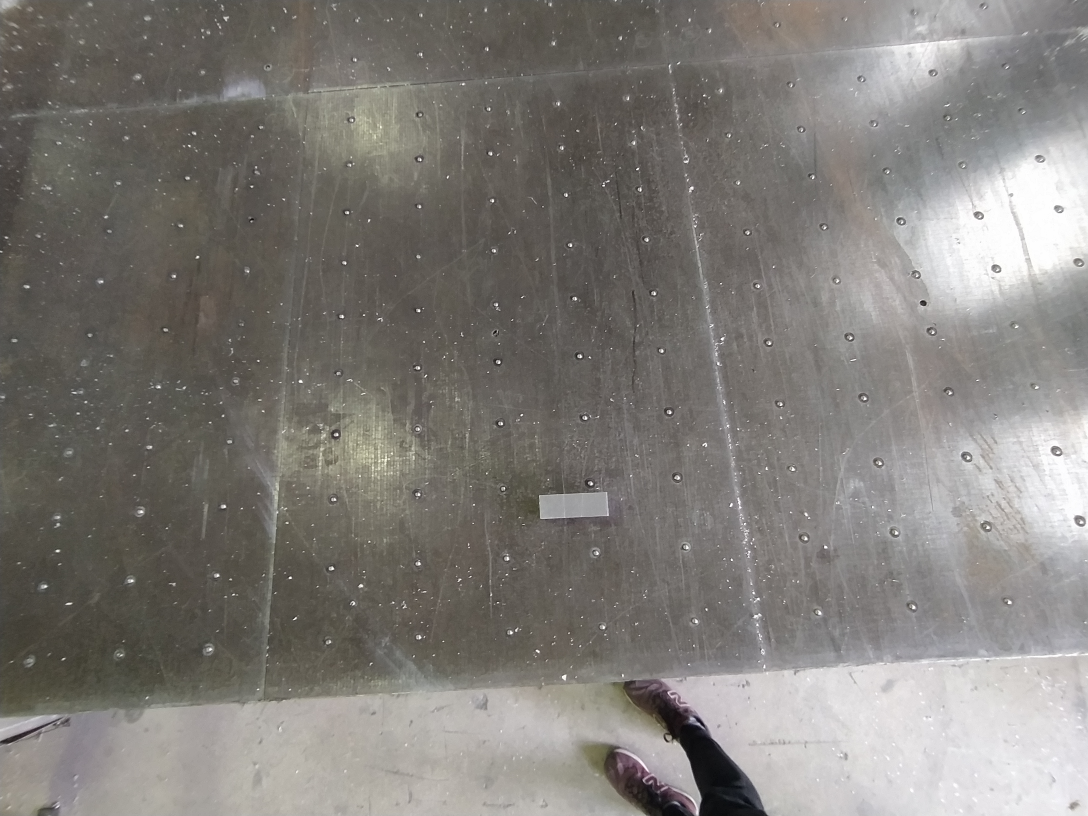
#> input picture jc2.jpg, 3264 x 2448 px (shown at 1/3 size)
$ python -i utils.py   (imports and definitions only)
#> lines starting #> are read from the running program, lines starting #| are printed output that depends on the picture; after the words box and inside, x2 and y2 are one past the last pixel; in counts of white or black regions, pixels touching at a corner belong together
#> further down, picture is the input picture: shape (2448, 3264, 3); mean B, G, R 121.1, 125.5, 128.8
import cv2
import numpy as np
import math


def getContours(img, cThr=[100, 100], showCanny=False, minArea=1000, filter=0, draw=False):
#> called with showCanny = False, minArea = 1000, filter = 0, draw = False
    imgGrey = cv2.cvtColor(img, cv2.COLOR_BGR2GRAY)  # convert into greyscale
    imgBlur = cv2.GaussianBlur(imgGrey, (5, 5), 1)
    imgCanny = cv2.Canny(imgBlur, cThr[0], cThr[1])
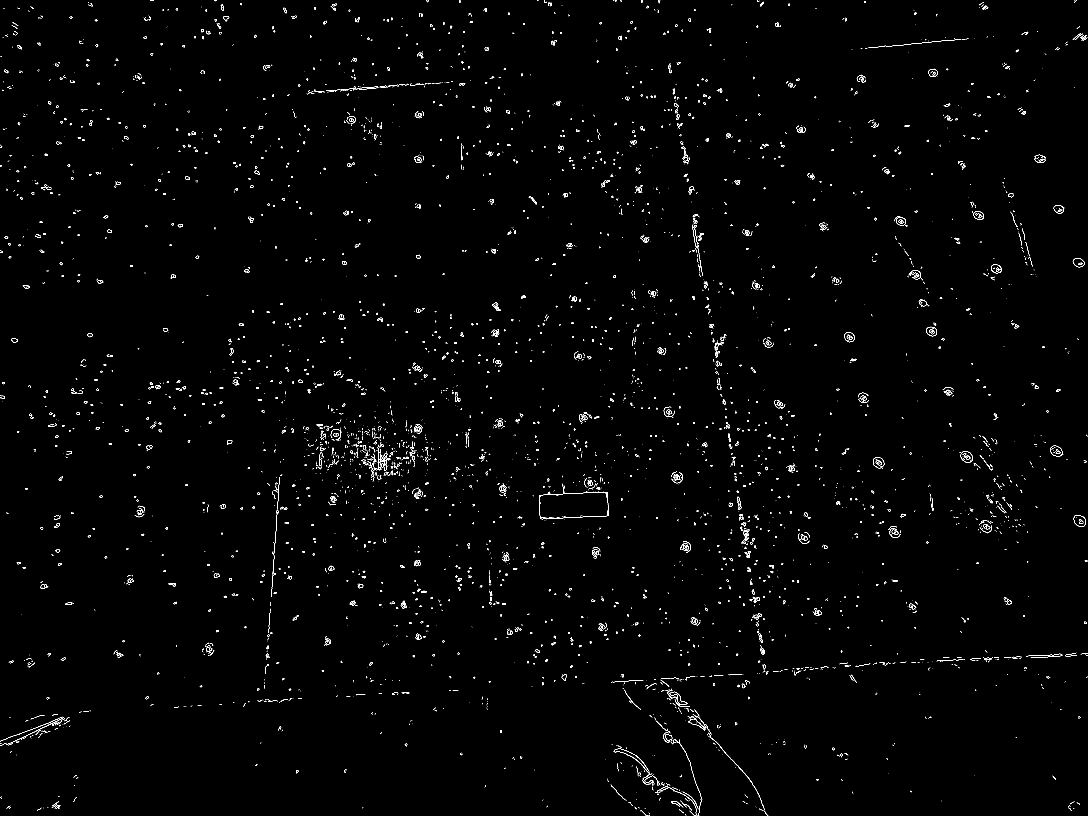
#> imgCanny: shape (2448, 3264) (shown at 1/3 size); 0.76% white in thin lines or dots
    kernel = np.ones((2, 2))
    imgDial = cv2.dilate(imgCanny, kernel, iterations=3)
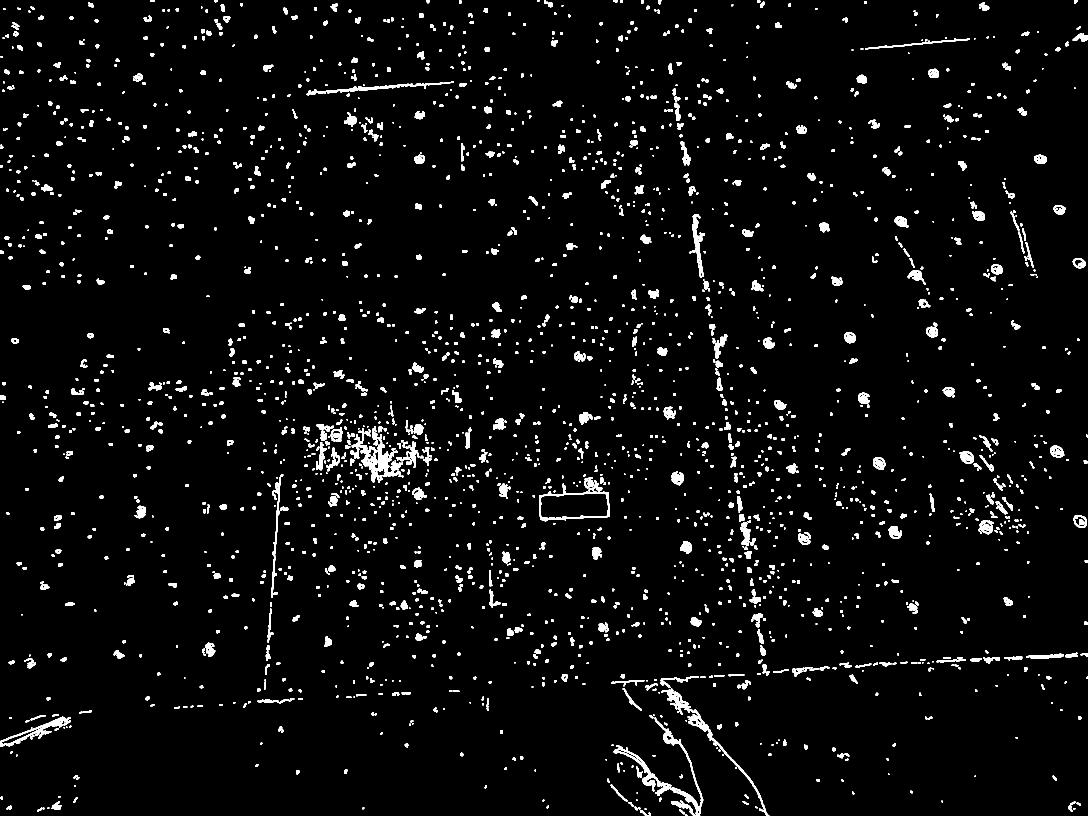
#> imgDial: shape (2448, 3264) (shown at 1/3 size); 3.5% white; 2593 white regions (212 under 20 px), largest, box (x1, y1, x2, y2) and area: (1841, 2152, 2110, 2448) 7760, (1051, 1285, 1209, 1447) 6821, (0, 2150, 213, 2241) 3427
    imgThreshold = cv2.erode(imgDial, kernel, iterations=2)
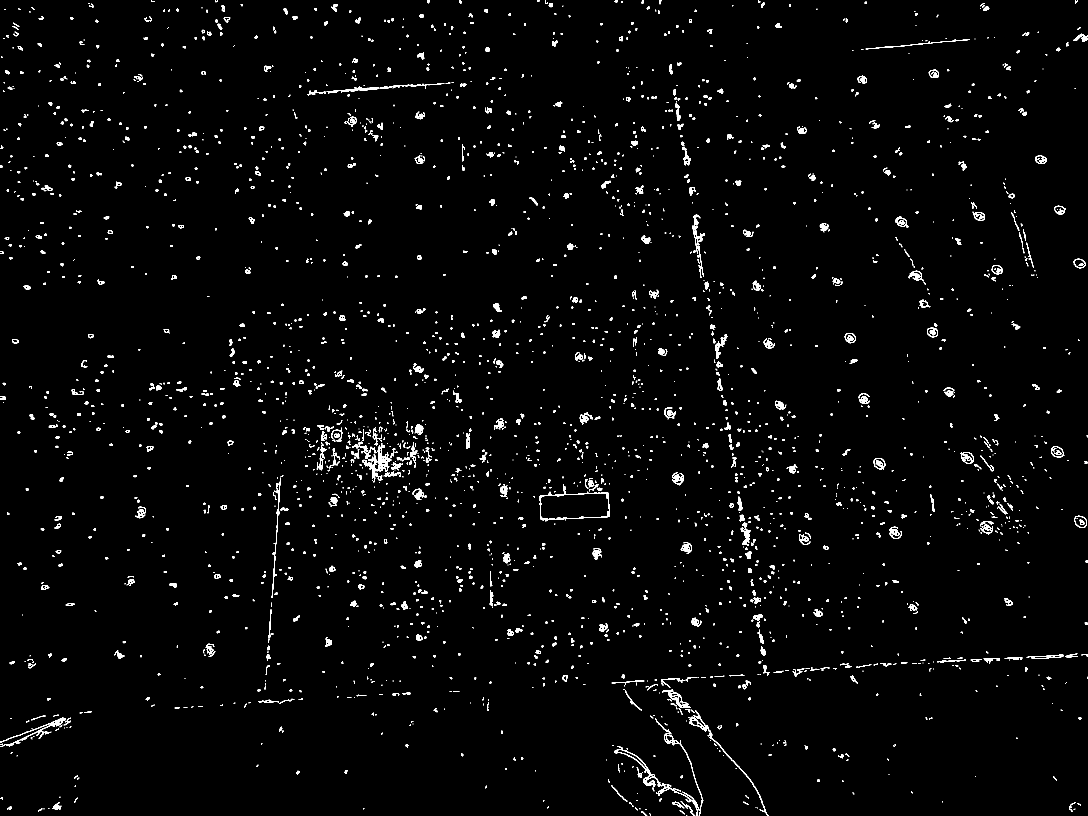
#> imgThreshold: shape (2448, 3264) (shown at 1/3 size); 1.9% white; 2761 white regions (957 under 20 px)

    if showCanny:
        resized = cv2.resize(imgThreshold, (0, 0), None, 0.5, 0.5)
        cv2.namedWindow('Canny', cv2.WINDOW_NORMAL)

        cv2.imshow('Canny', resized)

    contours, hierarchy = cv2.findContours(
        imgThreshold, cv2.RETR_TREE, cv2.CHAIN_APPROX_SIMPLE)
#> contours = 3111 contours, 1518 with area under 20; largest, box (x1, y1, x2, y2) and area: (1619, 1453, 1830, 1564) 15266, (1620, 1479, 1828, 1559) 14087, (1843, 2154, 2110, 2448) 4144, (1086, 1329, 1202, 1447) 2724, (2065, 2131, 2306, 2448) 2014

    finalContours = []

    for i in contours:
        area = cv2.contourArea(i)
        if area > minArea:
            perimeter = cv2.arcLength(i, True)
            approx = cv2.approxPolyDP(i, 0.02*perimeter, True)
            bbox = cv2.boundingRect(approx)
            if filter > 0:
                if len(approx) == filter:
                    finalContours.append([len(approx), area, approx, bbox, i])
            else:
                finalContours.append([len(approx), area, approx, bbox, i])
#> this loop made 3111 passes
#> (area, perimeter, approx, bbox) on passes 120, 141, 156, 1091: (4144.5, 2149.4, [[1966, 2154], [2100, 2428], [1843, 2257], [2099, 2447]], (1843, 2154, 258, 294)), (1428.5, 1023.9, [[197, 2156], [0, 2240], [126, 2194], [118, 2216]], (0, 2156, 198, 85)), (2013.5, 998.3, [[2085, 2131], [2067, 2169], [2125, 2188], [2305, 2447]], (2067, 2131, 239, 317)), (14087, 577.9, [[1820, 1483], [1821, 1550], [1623, 1552], [1625, 1488]], (1623, 1483, 199, 70))
#> (area, perimeter, bbox) on passes 208, 899, 1089, 1314, 1404, 2329: (1179, 337.6, (1986, 2068, 87, 56)), (1046, 124.6, (3222, 1548, 39, 36)), (15266.5, 693.6, (1619, 1453, 211, 111)), (1004, 128.9, (2881, 1356, 40, 35)), (2723.5, 1060.9, (1086, 1329, 115, 118)), (1156, 715.8, (2086, 644, 29, 190))
#> after the loop, finalContours = 10 items

    # sort contour area from largest to smallest
    finalContours = sorted(finalContours, key=lambda x: x[1], reverse=True)

    if draw:
        for con in finalContours:
            cv2.drawContours(img, con[4], -1, (0, 0, 255), 3)

    return img, finalContours


def reorder(points):
    newPoints = np.zeros_like(points)
    points = points.reshape((4, 2))
    add = points.sum(1)
    newPoints[0] = points[np.argmin(add)]
    newPoints[3] = points[np.argmax(add)]
    diff = np.diff(points, axis=1)
    newPoints[1] = points[np.argmin(diff)]
    newPoints[2] = points[np.argmax(diff)]
    return newPoints


def findDistance(pts1, pts2):
    return ((pts2[0] - pts1[0])**2 + (pts2[1] - pts1[1])**2)**0.5

>>> import cv2
>>> picture = cv2.imread('jc2.jpg')
>>> result = getContours(picture)
